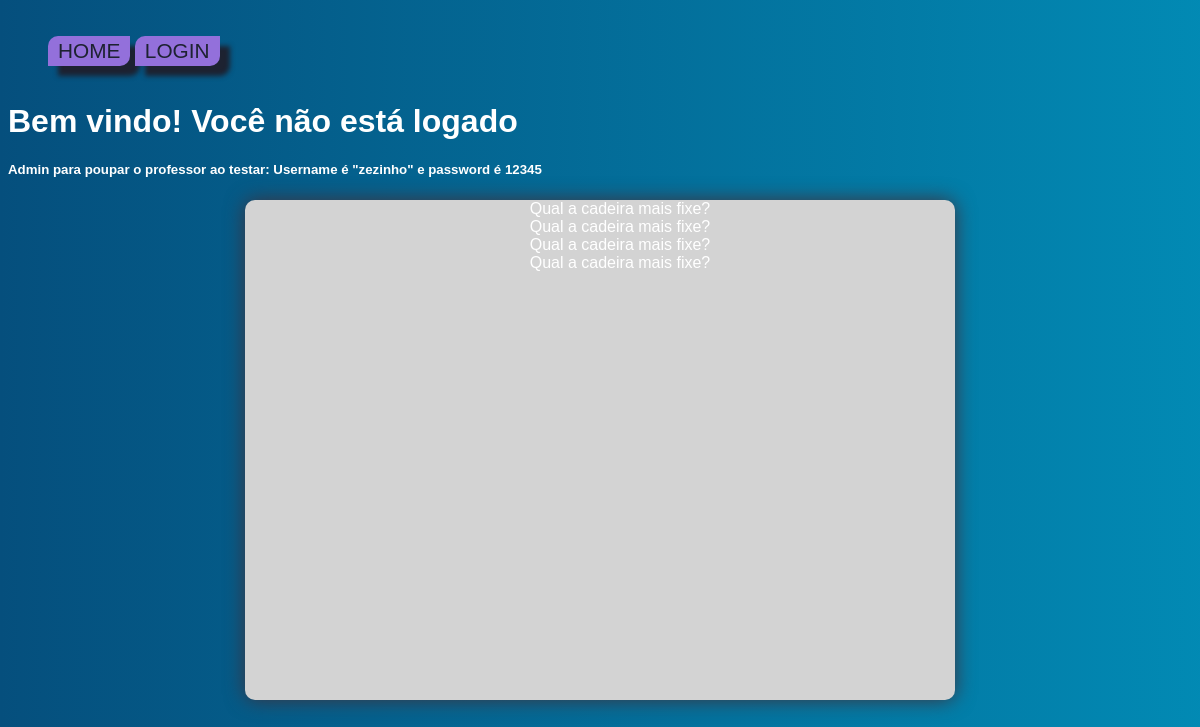
Page /votacao/ on the earlier database version.
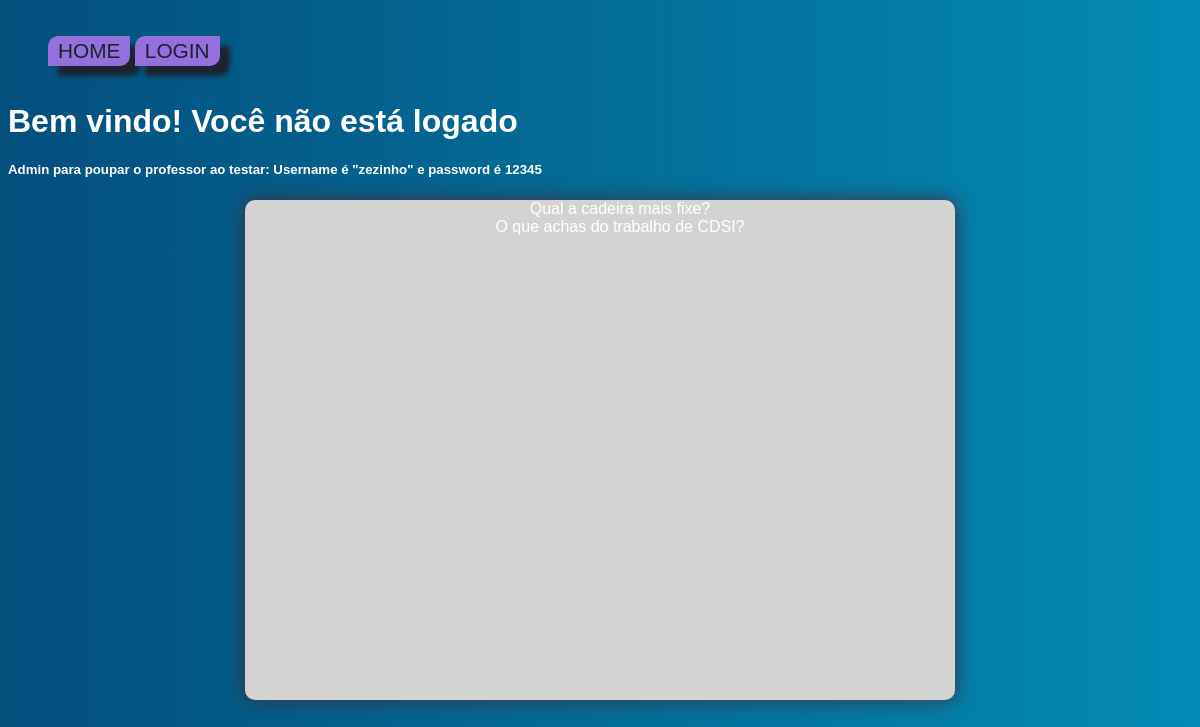
Same page on the later database version.
### votacao/models.py (models this page shows, shortened)
class Questao(models.Model):
    questao_texto = models.CharField(max_length=200)
    pub_data = models.DateTimeField('data de publicacao')

### votacao/views.py (the view)
# urls.py: path("", views.index, name="index"),
def index(request):
    latest_question_list = Questao.objects.all() #vai buscar todos os objetos
    return render(request, 'votacao/index.html', {'latest_question_list': latest_question_list,
                                                  'fruta': 'banana'})

### votacao/templates/votacao/index.html (shortened to what this page needs)
<!DOCTYPE html>
{% load static %}
<html lang="en">
<head>
    <link rel="stylesheet"  href="{%  static  'votacao/css/navbar.css'  %}">
</head>
<body>
    <header class="topnav">
        <ul>
          <li><a href="{% url 'votacao:index' %}">Home</a></li>
          {% if not request.user.is_authenticated %}
            <li><a href="{% url 'votacao:login_view' %}">Login</a></li>
          {%else%}
            <li><a href="{% url 'votacao:mostra_detalhes' %}"> Perfil</a></li>
            <li><a href="{% url 'votacao:logoutview' %}"> Logout</a></li>
          {% endif %}
        </ul>
    </header>
{% block conteudo %}
    {% if request.user.is_authenticated and request.user.is_superuser %}
    <h1>Olá admin {{request.user.username}}</h1>
    {% elif request.user.is_authenticated %}
    <h1>Olá {{request.user.username}}</h1>
    {% else %}
    <h1>Bem vindo! Você não está logado</h1>
    {% endif %}
    <h5>Admin para poupar o professor ao testar: Username é "zezinho" e password é 12345</h5>
    <div class="questao_group">
    {% if latest_question_list %}
        <ul >
        {% for questao in latest_question_list %}
            <li class="questao">
                <a href="{% url 'votacao:detalhe' questao.id %}"> {{questao.questao_texto}}</a>
            </li>
        {% endfor %}
        </ul>
    {% else %}
        <p>Nao ha questoes disponiveis.</p>
    {% endif %}
    </div>
    <br>
{% endblock %}
</body>
</html>

### votacao/static/votacao/css/navbar.css (style rules this page uses)
* { font-family: sans-serif,Arial, Helvetica; text-decoration: none; list-style: none; box-sizing: border-box; }
.topnav { width: 100%; text-transform: uppercase; color: #1d2231; align-items: center; display: flex; justify-content: space-between; }
.topnav ul { margin-right: 3em; float: right; padding-top: 1%; justify-content: space-between; }
.topnav li { background-color: mediumpurple; justify-content: space-between; display: inline-block; border-bottom-right-radius: 10px; border-top-left-radius: 10px; box-shadow: 10px 10px 5px; }
.topnav li a { color: #1d2231; font-size: 1.3em; padding: 0px 10px; line-height: 30px; }

### votacao/templates/votacao/index.html (style rules this page uses)
body { background-image: url("../../static/votacao/images/BGblue.jp"); background: linear-gradient(to right, #054f7d, #00a7cf, #d7ab14, #861a54, #054f7d);; background-attachment: fixed; color: white; background-size: 600%; background-position: 0 0; animation-duration: 20s; animation-iteration-count: infinite; animation-name: gradients; }
.questao_group { background: lightgrey; margin-left: 20%; margin-right: 20%; text-align: center; border-color: #1d2231; border-radius: 10px; box-shadow: 0px 0px 20px #3f323e; min-height: 500px; }
.questao { margin-top:auto; }
.questao a { color: white; }

Differences in the rows shown:
removed Questao: questao_texto "Qual a cadeira mais fixe?"
removed Questao: questao_texto "Qual a cadeira mais fixe?"
removed Questao: questao_texto "Qual a cadeira mais fixe?"
added Questao: questao_texto "O que achas do trabalho de CDSI?"
